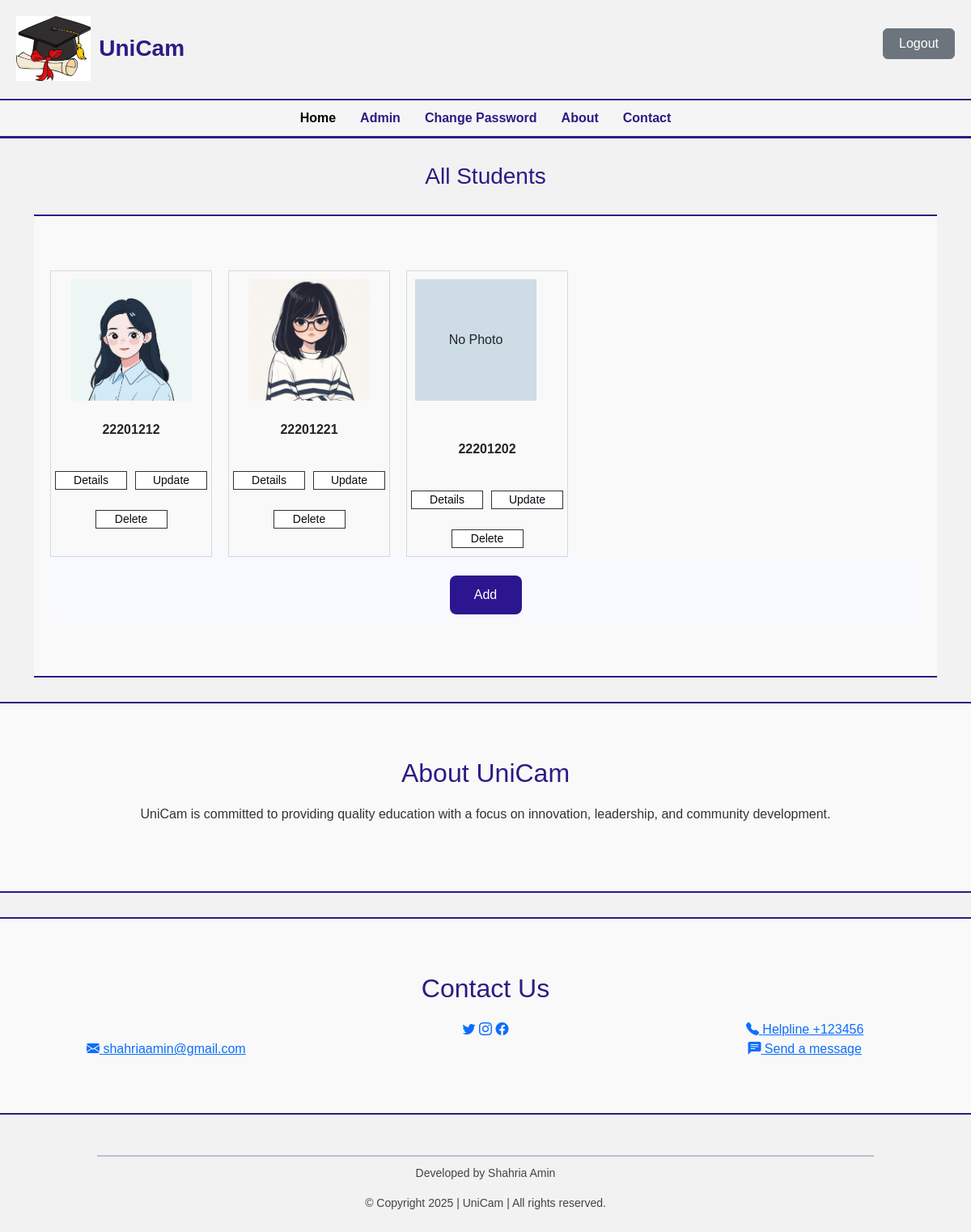
/alluser/, run on an earlier commit of the app's database.
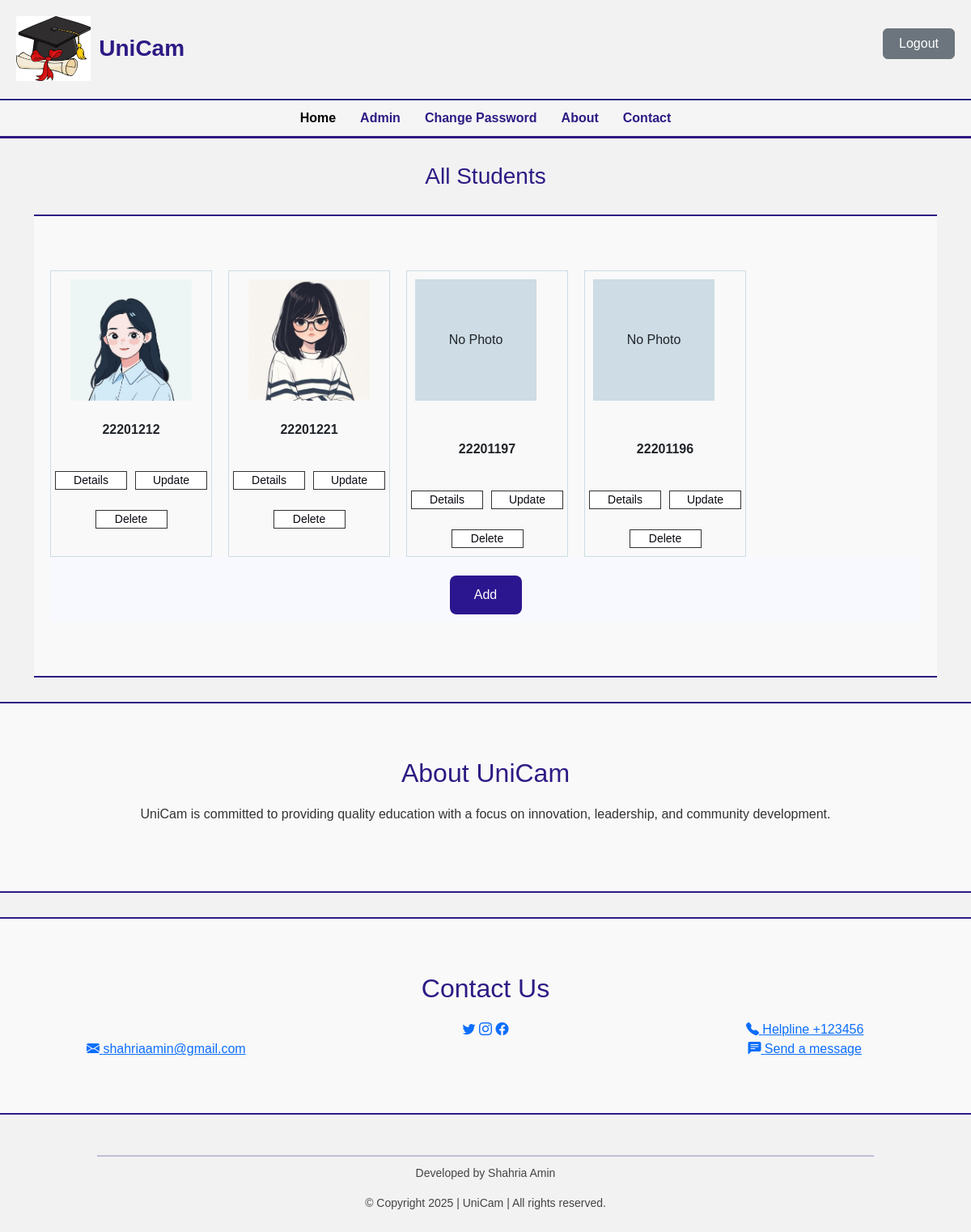
And on a later commit of the database.
### app1/models.py (models this page shows, shortened)
class StudentInfo(models.Model):
    sroll = models.ForeignKey(Student, on_delete=models.CASCADE)
    sname = models.CharField(max_length=100)
    fathername = models.CharField(max_length=100)
    mothername = models.CharField(max_length=100)
    program = models.CharField(max_length=100)
    gender = models.CharField(max_length=100)
    phone = models.CharField(max_length=100)
    guardianphone = models.CharField(max_length=100)
    session = models.CharField(max_length=100)
    nationality = models.CharField(max_length=100)
    dob = models.CharField(max_length=100)
    email = models.EmailField()
    pic = models.ImageField(upload_to='student_pics/', null=True, blank=True)

class Student(models.Model):
    id = models.CharField(primary_key=True, max_length=100)
    def __str__(self):
        return self.id

### app1/views.py (the view)
# urls.py: path('alluser/',views.AllusersPage,name='alluser'),
def AllusersPage(request):
    students = Student.objects.all()
    infos = StudentInfo.objects.all()
    context = {'students': students,
               'infos': infos}
    return render(request, 'alluser.html',context=context)

### templates/alluser.html (shortened to what this page needs)
{% load static %}
<!DOCTYPE html>
<html lang="en">
<head>
  <link href="https://cdn.jsdelivr.net/npm/bootstrap@5.3.3/dist/css/bootstrap.min.css" rel="stylesheet"
>
    <link rel="stylesheet" href="https://cdn.jsdelivr.net/npm/bootstrap-icons@1.10.5/font/bootstrap-icons.css">
</head>
<body>
<header class="header">
    <div class="logo-title">
        <img src="{% static 'cap.jpeg' %}" alt="UniCam Logo" class="logo" />
      <h1><span>UniCam</span></h1>
    </div>
          <a href="{% url 'logout' %}">
            <button type="button" class="btn btn-secondary">Logout</button>
        </a>
  </header>
  <nav class="nav-bar">
    <ul class="center-nav">
      <li><a href="{% url 'home' %}" class="active">Home</a></li>
      <li><a href="{% url 'alluser' %}">Admin</a></li>
      <li><a href="{% url 'changepass' %}">Change Password</a></li>
      <li><a href="#about-section">About</a></li>
      <li><a href="#contact-section">Contact</a></li>
    </ul>
  </nav>
  <h3 class="section-heading">All Students</h3>
<main class="container">
    <section class="student-info">
        <div class="info-row" style="display: flex; flex-wrap: wrap; gap: 20px;">
            {% for info in infos %}
            <div style="border: 1px solid #cddce5; padding: 10px; width: 200px; text-align: center;">
                {% if info.pic %}
                <img src="{{ info.pic.url }}" style="height: 150px; width: 150px; object-fit: cover;"><br><br>
                {% else %}
                <div style="height: 150px; width: 150px; background: #cddce5; display: flex; align-items: center; justify-content: center;">No Photo</div><br><br>
                {% endif %}
                <strong>{{info.sroll}}</strong><br><br>
<div class="button-group">
  <a href="{% url 'studentinfo' info.pk %}">
    <button type="button">Details</button>
  </a>
  <a href="{% url 'update_student' info.sroll.id %}">
    <button type="button">Update</button>
  </a>
</div>
<div class="delete-button">
  <a href="{% url 'delete_student' info.sroll.id %}">
    <button type="button">Delete</button>
  </a>
</div>
            </div>
            {% endfor %}
        </div>
    <div class="center-container">
        <button class="center-button" onclick="handleClick()" style="background-color: #2c168f; color: white; padding: 12px 24px; border: none; border-radius: 8px; font-size: 16px;">Add</button>
      </div>
</section>
</main>
<section id="about-section">
    <h2>About UniCam</h2>
    <p>UniCam is committed to providing quality education with a focus on innovation, leadership, and community development.</p>
  </section>
  <section id="contact-section">
    <h2>Contact Us</h2>
    <div class="row">
                  <div class="col-sm-4 mt-4">
                      <a href="https://www.gmail.com"><i class="bi bi-envelope-fill"></i> shahriaamin@gmail.com</a>
                  </div>
                  <div class="col-sm-4">
                      <div class="social-media">
                          <a href="https://www.twitter.com" target="_blank" rel="noopener noreferrer"><i class="bi bi-twitter"></i></a>
                          <a href="https://www.instagram.com" target="_blank" rel="noopener noreferrer"><i class="bi bi-instagram"></i></a>
                          <a href="https://www.facebook.com" target="_blank" rel="noopener noreferrer"><i class="bi bi-facebook"></i></a>
                      </div>
                  </div>
                  <div class="col-sm-4">
                      <a href="tel:123456"><i class="bi bi-telephone-fill"></i> Helpline +123456</a><br>
                      <a href="https://www.whatsapp.com"><i class="bi bi-chat-left-text-fill"></i> Send a message</a>
                  </div>
              </div>
  </section>
  <footer>
    <hr class="footer-line" />
    <p>Developed by Shahria Amin</p>
    <p>© Copyright 2025 | UniCam | All rights reserved.</p>
  </footer>
  </body>
  </html>

### templates/alluser.html (style rules this page uses)
html { scroll-behavior: smooth; }
body { font-family: Arial, sans-serif; margin: 0; background: #f2f2f2; }
.header { display: flex; justify-content: space-between; align-items: flex-start; padding: 20px; border-bottom: 2px solid white; }
.logo-title { display: flex; align-items: center; }
.logo { height: 80px; margin-right: 10px; }
.logo-title h1 { font-size: 28px; color: #2e1a84; margin: 0; }
.logo-title span { font-weight: bold; }
button { margin-top: 30px; width: 100%; background-color: white; color: #080710; font-size: 15px; font-weight: 200; border-radius: 5px; cursor: pointer; border: 1px solid #333; padding: 8px 16px; }
.nav-bar { background-color: #f5f5f5; border-top: 2px solid #2e1a84; border-bottom: 3px solid #2e1a84; }
.nav-bar ul { margin: 0; padding: 0; display: flex; list-style: none; flex-wrap: wrap; justify-content: center; }
.nav-bar ul li { padding: 10px 15px; }
.nav-bar ul li a { text-decoration: none; color: #2e1a84; font-weight: bold; }
.nav-bar ul li a.active { color: black; }
img { width: 100%; height: 500px; object-fit: cover; }
section { padding: 67px 20px; text-align: center; background-color: #f9f9f9; margin-top: 30px; border-top: 2px solid #2e1a84; border-bottom: 2px solid #2e1a84; }
section h2 { color: #2e1a84; margin-bottom: 20px; }
section p { font-size: 16px; color: #333; }
.section-heading { text-align: center; margin-top: 30px; margin-bottom: 30px; font-size: 28px; color: #2e1a84; }
.button-group { display: flex; justify-content: center; gap: 10px; margin-bottom: 10px; }
.delete-button { display: flex; justify-content: center; }
footer { text-align: center; font-size: 14px; color: #444; padding: 20px 0; }
.footer-line { width: 80%; border: 1px solid #2e1a84; margin: 30px auto 10px auto; }
button { margin-top: 15px; width: 89px; background-color: white; color: #080710; padding: 0 0; font-size: 14px; font-weight: 160; border-radius: 0; cursor: pointer; }
.center-container { display: flex; justify-content: center; align-items: center; height: 10vh; background-color: #f8f8ff; flex-direction: column; }

What changed in the data, as far as the page shows it:
removed StudentInfo: pic "No Photo", sroll "22201202"
added StudentInfo: pic "No Photo", sroll "22201197"
added StudentInfo: pic "No Photo", sroll "22201196"
